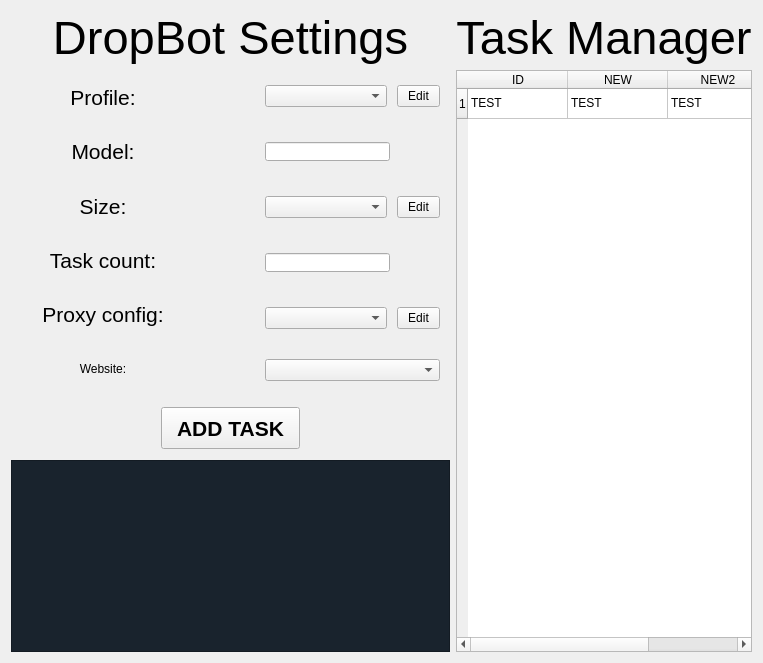
  <widget class="QWidget" name="centralwidget">
   <layout class="QHBoxLayout" name="horizontalLayout">
    <item>
     <layout class="QVBoxLayout" name="leftLayout" stretch="0,0,0">
      <property name="spacing">
       <number>6</number>
      </property>
      <property name="sizeConstraint">
       <enum>QLayout::SetDefaultConstraint</enum>
      </property>
      <item>
       <widget class="QLabel" name="DropBotLabel">
        <property name="font">
         <font>
          <family>Ubuntu</family>
          <pointsize>35</pointsize>
          <weight>50</weight>
          <italic>false</italic>
          <bold>false</bold>
         </font>
        </property>
        <property name="styleSheet">
         <string notr="true">font: 35pt &quot;Ubuntu&quot;;</string>
        </property>
        <property name="text">
         <string>DropBot Settings</string>
        </property>
        <property name="alignment">
         <set>Qt::AlignCenter</set>
        </property>
       </widget>
      </item>
      <item>
       <layout class="QGridLayout" name="GridButtonsLayout" rowstretch="0" columnstretch="0,0" columnminimumwidth="0,0">
        <property name="topMargin">
         <number>0</number>
        </property>
        <property name="bottomMargin">
         <number>0</number>
        </property>
        <property name="spacing">
         <number>0</number>
        </property>
        <item row="0" column="0">
         <layout class="QVBoxLayout" name="TextLabelLayout">
          <item>
           <widget class="QLabel" name="ProfileLabel">
            <property name="sizePolicy">
             <sizepolicy hsizetype="Minimum" vsizetype="Expanding">
              <horstretch>0</horstretch>
              <verstretch>0</verstretch>
             </sizepolicy>
            </property>
            <property name="font">
             <font>
              <family>Ubuntu</family>
              <pointsize>16</pointsize>
              <weight>50</weight>
              <italic>false</italic>
              <bold>false</bold>
              <underline>false</underline>
             </font>
            </property>
            <property name="styleSheet">
             <string notr="true">font: 16pt &quot;Ubuntu&quot;;</string>
            </property>
            <property name="text">
             <string>Profile:</string>
            </property>
            <property name="alignment">
             <set>Qt::AlignCenter</set>
            </property>
           </widget>
          </item>
          <item>
           <widget class="QLabel" name="ModelLabel">
            <property name="sizePolicy">
             <sizepolicy hsizetype="Expanding" vsizetype="Expanding">
              <horstretch>0</horstretch>
              <verstretch>0</verstretch>
             </sizepolicy>
            </property>
            <property name="font">
             <font>
              <family>Ubuntu</family>
              <pointsize>16</pointsize>
              <weight>50</weight>
              <italic>false</italic>
              <bold>false</bold>
              <underline>false</underline>
             </font>
            </property>
            <property name="styleSheet">
             <string notr="true">font: 16pt &quot;Ubuntu&quot;;</string>
            </property>
            <property name="text">
             <string>Model:</string>
            </property>
            <property name="alignment">
             <set>Qt::AlignCenter</set>
            </property>
           </widget>
          </item>
          <item>
           <widget class="QLabel" name="SizeLabel">
            <property name="sizePolicy">
             <sizepolicy hsizetype="Minimum" vsizetype="Expanding">
              <horstretch>0</horstretch>
              <verstretch>0</verstretch>
             </sizepolicy>
            </property>
            <property name="font">
             <font>
              <family>Ubuntu</family>
              <pointsize>16</pointsize>
              <weight>50</weight>
              <italic>false</italic>
              <bold>false</bold>
              <underline>false</underline>
             </font>
            </property>
            <property name="styleSheet">
             <string notr="true">font: 16pt &quot;Ubuntu&quot;;</string>
            </property>
            <property name="text">
             <string>Size:</string>
            </property>
            <property name="alignment">
             <set>Qt::AlignCenter</set>
            </property>
           </widget>
          </item>
          <item>
           <widget class="QLabel" name="TaskCountLabel">
            <property name="sizePolicy">
             <sizepolicy hsizetype="Minimum" vsizetype="Expanding">
              <horstretch>0</horstretch>
              <verstretch>0</verstretch>
             </sizepolicy>
            </property>
            <property name="font">
             <font>
              <family>Ubuntu</family>
              <pointsize>16</pointsize>
              <weight>50</weight>
              <italic>false</italic>
              <bold>false</bold>
              <underline>false</underline>
             </font>
            </property>
            <property name="styleSheet">
             <string notr="true">font: 16pt &quot;Ubuntu&quot;;</string>
            </property>
            <property name="text">
             <string>Task count:</string>
            </property>
            <property name="alignment">
             <set>Qt::AlignCenter</set>
            </property>
           </widget>
          </item>
          <item>
           <widget class="QLabel" name="ProxyConfigLabel">
            <property name="sizePolicy">
             <sizepolicy hsizetype="Minimum" vsizetype="Expanding">
              <horstretch>0</horstretch>
              <verstretch>0</verstretch>
             </sizepolicy>
            </property>
            <property name="font">
             <font>
              <family>Ubuntu</family>
              <pointsize>16</pointsize>
              <weight>50</weight>
              <italic>false</italic>
              <bold>false</bold>
              <underline>false</underline>
             </font>
            </property>
            <property name="styleSheet">
             <string notr="true">font: 16pt &quot;Ubuntu&quot;;</string>
            </property>
            <property name="text">
             <string>Proxy config:</string>
            </property>
            <property name="alignment">
             <set>Qt::AlignCenter</set>
            </property>
           </widget>
          </item>
          <item>
           <widget class="QLabel" name="WebsiteSelectLabel">
            <property name="sizePolicy">
             <sizepolicy hsizetype="Minimum" vsizetype="Expanding">
              <horstretch>0</horstretch>
              <verstretch>0</verstretch>
             </sizepolicy>
            </property>
            <property name="styleSheet">
             <string notr="true">font: 16pt &quot;Ubuntu&quot;;</string>
            </property>
            <property name="text">
             <string>Website:</string>
            </property>
            <property name="alignment">
             <set>Qt::AlignCenter</set>
            </property>
           </widget>
          </item>
         </layout>
        </item>
        <item row="0" column="1">
         <layout class="QVBoxLayout" name="LeftButtonsLayout">
          <item>
           <layout class="QHBoxLayout" name="ProfileButtonsLayout">
            <property name="leftMargin">
             <number>70</number>
            </property>
            <property name="topMargin">
             <number>15</number>
            </property>
            <property name="rightMargin">
             <number>10</number>
            </property>
            <property name="bottomMargin">
             <number>15</number>
            </property>
            <item>
             <widget class="QComboBox" name="ProfileComboBox">
              <property name="sizePolicy">
               <sizepolicy hsizetype="Expanding" vsizetype="Preferred">
                <horstretch>0</horstretch>
                <verstretch>0</verstretch>
               </sizepolicy>
              </property>
              <property name="font">
               <font>
                <family>Ubuntu</family>
               </font>
              </property>
              <property name="styleSheet">
               <string notr="true"/>
              </property>
              <property name="iconSize">
               <size>
                <width>16</width>
                <height>16</height>
               </size>
              </property>
              <property name="frame">
               <bool>true</bool>
              </property>
             </widget>
            </item>
            <item>
             <widget class="QPushButton" name="EditProfile">
              <property name="sizePolicy">
               <sizepolicy hsizetype="Preferred" vsizetype="Expanding">
                <horstretch>0</horstretch>
                <verstretch>0</verstretch>
               </sizepolicy>
              </property>
              <property name="font">
               <font>
                <family>Ubuntu</family>
               </font>
              </property>
              <property name="styleSheet">
               <string notr="true">margin-left:10; border-radius: </string>
              </property>
              <property name="text">
               <string>   Edit   </string>
              </property>
             </widget>
            </item>
           </layout>
          </item>
          <item>
           <widget class="QLineEdit" name="ModelLineEdit">
            <property name="sizePolicy">
             <sizepolicy hsizetype="Expanding" vsizetype="Expanding">
              <horstretch>0</horstretch>
              <verstretch>0</verstretch>
             </sizepolicy>
            </property>
            <property name="font">
             <font>
              <family>Ubuntu</family>
              <pointsize>10</pointsize>
             </font>
            </property>
            <property name="contextMenuPolicy">
             <enum>Qt::NoContextMenu</enum>
            </property>
            <property name="toolTip">
             <string notr="true"/>
            </property>
            <property name="styleSheet">
             <string notr="true">.QLineEdit {margin-left:70; margin-top:20; margin-bottom:20; margin-right:60;}</string>
            </property>
           </widget>
          </item>
          <item>
           <layout class="QHBoxLayout" name="SizeButtonsLayout">
            <property name="leftMargin">
             <number>70</number>
            </property>
            <property name="topMargin">
             <number>15</number>
            </property>
            <property name="rightMargin">
             <number>10</number>
            </property>
            <property name="bottomMargin">
             <number>15</number>
            </property>
            <item>
             <widget class="QComboBox" name="SizeComboBox">
              <property name="sizePolicy">
               <sizepolicy hsizetype="Expanding" vsizetype="Preferred">
                <horstretch>0</horstretch>
                <verstretch>0</verstretch>
               </sizepolicy>
              </property>
              <property name="font">
               <font>
                <family>Ubuntu</family>
               </font>
              </property>
              <property name="styleSheet">
               <string notr="true"/>
              </property>
              <property name="iconSize">
               <size>
                <width>16</width>
                <height>16</height>
               </size>
              </property>
              <property name="frame">
               <bool>true</bool>
              </property>
             </widget>
            </item>
            <item>
             <widget class="QPushButton" name="EditSize">
              <property name="sizePolicy">
               <sizepolicy hsizetype="Preferred" vsizetype="Expanding">
                <horstretch>0</horstretch>
                <verstretch>0</verstretch>
               </sizepolicy>
              </property>
              <property name="font">
               <font>
                <family>Ubuntu</family>
               </font>
              </property>
              <property name="styleSheet">
               <string notr="true">margin-left:10; border-radius: </string>
              </property>
              <property name="text">
               <string>   Edit   </string>
              </property>
             </widget>
            </item>
           </layout>
          </item>
          <item>
           <widget class="QLineEdit" name="TaskCountLineEdit">
            <property name="sizePolicy">
             <sizepolicy hsizetype="Expanding" vsizetype="Expanding">
              <horstretch>0</horstretch>
              <verstretch>0</verstretch>
             </sizepolicy>
            </property>
            <property name="font">
             <font>
              <family>Ubuntu</family>
              <pointsize>10</pointsize>
             </font>
            </property>
            <property name="contextMenuPolicy">
             <enum>Qt::NoContextMenu</enum>
            </property>
            <property name="toolTip">
             <string notr="true"/>
            </property>
            <property name="styleSheet">
             <string notr="true">.QLineEdit {margin-left:70; margin-top:20; margin-bottom:20; margin-right:60;}</string>
            </property>
            <property name="inputMethodHints">
             <set>Qt::ImhNone</set>
            </property>
            <property name="cursorMoveStyle">
             <enum>Qt::LogicalMoveStyle</enum>
            </property>
            <property name="clearButtonEnabled">
             <bool>false</bool>
            </property>
           </widget>
          </item>
          <item>
           <layout class="QHBoxLayout" name="ProxyConfigLayout">
            <property name="leftMargin">
             <number>70</number>
            </property>
            <property name="topMargin">
             <number>15</number>
            </property>
            <property name="rightMargin">
             <number>10</number>
            </property>
            <property name="bottomMargin">
             <number>15</number>
            </property>
            <item>
             <widget class="QComboBox" name="ProxyConfigComboBox">
              <property name="sizePolicy">
               <sizepolicy hsizetype="Expanding" vsizetype="Preferred">
                <horstretch>0</horstretch>
                <verstretch>0</verstretch>
               </sizepolicy>
              </property>
              <property name="font">
               <font>
                <family>Ubuntu</family>
               </font>
              </property>
              <property name="autoFillBackground">
               <bool>false</bool>
              </property>
              <property name="styleSheet">
               <string notr="true"/>
              </property>
              <property name="iconSize">
               <size>
                <width>16</width>
                <height>16</height>
               </size>
              </property>
              <property name="frame">
               <bool>true</bool>
              </property>
             </widget>
            </item>
            <item>
             <widget class="QPushButton" name="ProxyConfigEdit">
              <property name="sizePolicy">
               <sizepolicy hsizetype="Fixed" vsizetype="Expanding">
                <horstretch>0</horstretch>
                <verstretch>0</verstretch>
               </sizepolicy>
              </property>
              <property name="font">
               <font>
                <family>Ubuntu</family>
               </font>
              </property>
              <property name="styleSheet">
               <string notr="true">margin-left:10; border-radius: </string>
              </property>
              <property name="text">
               <string>   Edit   </string>
              </property>
             </widget>
            </item>
           </layout>
          </item>
          <item>
           <layout class="QHBoxLayout" name="WebsiteSelectLayout">
            <property name="leftMargin">
             <number>70</number>
            </property>
            <property name="topMargin">
             <number>15</number>
            </property>
            <property name="rightMargin">
             <number>10</number>
            </property>
            <property name="bottomMargin">
             <number>15</number>
            </property>
            <item>
             <widget class="QComboBox" name="WebsiteSelectComboBox">
              <property name="sizePolicy">
               <sizepolicy hsizetype="Expanding" vsizetype="Preferred">
                <horstretch>0</horstretch>
                <verstretch>0</verstretch>
               </sizepolicy>
              </property>
              <property name="font">
               <font>
                <family>Ubuntu</family>
               </font>
              </property>
             </widget>
            </item>
           </layout>
          </item>
         </layout>
        </item>
       </layout>
      </item>
      <item>
       <layout class="QVBoxLayout" name="LeftDownLayout">
        <item>
         <layout class="QHBoxLayout" name="horizontalLayout_2">
          <item>
           <widget class="QPushButton" name="CreateTaskButton">
            <property name="sizePolicy">
             <sizepolicy hsizetype="Minimum" vsizetype="Fixed">
              <horstretch>0</horstretch>
              <verstretch>0</verstretch>
             </sizepolicy>
            </property>
            <property name="font">
             <font>
              <family>Ubuntu</family>
              <pointsize>16</pointsize>
              <weight>75</weight>
              <bold>true</bold>
             </font>
            </property>
            <property name="styleSheet">
             <string notr="true">margin-left: 150; margin-right:150; margin-top: 5; margin-bottom: 5; height: 40px; padding-left: 15px; padding-right:15px;</string>
            </property>
            <property name="text">
             <string>ADD TASK</string>
            </property>
           </widget>
          </item>
         </layout>
        </item>
        <item>
         <widget class="QTextEdit" name="LogOutput">
          <property name="sizePolicy">
           <sizepolicy hsizetype="Expanding" vsizetype="Expanding">
            <horstretch>0</horstretch>
            <verstretch>0</verstretch>
           </sizepolicy>
          </property>
          <property name="palette">
           <palette>
            <active>
             <colorrole role="WindowText">
              <brush brushstyle="SolidPattern">
               <color alpha="255">
                <red>240</red>
                <green>240</green>
                <blue>240</blue>
               </color>
              </brush>
             </colorrole>
             <colorrole role="Button">
              <brush brushstyle="SolidPattern">
               <color alpha="255">
                <red>25</red>
                <green>35</green>
                <blue>45</blue>
               </color>
              </brush>
             </colorrole>
             <colorrole role="Text">
              <brush brushstyle="SolidPattern">
               <color alpha="255">
                <red>240</red>
                <green>240</green>
                <blue>240</blue>
               </color>
              </brush>
             </colorrole>
             <colorrole role="ButtonText">
              <brush brushstyle="SolidPattern">
               <color alpha="255">
                <red>240</red>
                <green>240</green>
                <blue>240</blue>
               </color>
              </brush>
             </colorrole>
             <colorrole role="Base">
              <brush brushstyle="SolidPattern">
               <color alpha="255">
                <red>25</red>
                <green>35</green>
                <blue>45</blue>
               </color>
              </brush>
             </colorrole>
             <colorrole role="Window">
              <brush brushstyle="SolidPattern">
               <color alpha="255">
                <red>25</red>
                <green>35</green>
                <blue>45</blue>
               </color>
              </brush>
             </colorrole>
             <colorrole role="Highlight">
              <brush brushstyle="SolidPattern">
               <color alpha="255">
                <red>20</red>
                <green>100</green>
                <blue>160</blue>
               </color>
              </brush>
             </colorrole>
             <colorrole role="HighlightedText">
              <brush brushstyle="SolidPattern">
               <color alpha="255">
                <red>240</red>
                <green>240</green>
                <blue>240</blue>
               </color>
              </brush>
             </colorrole>
             <colorrole role="NoRole">
              <brush brushstyle="SolidPattern">
               <color alpha="255">
                <red>236</red>
                <green>236</green>
                <blue>226</blue>
               </color>
              </brush>
             </colorrole>
             <colorrole role="PlaceholderText">
              <brush brushstyle="NoBrush">
               <color alpha="128">
                <red>240</red>
                <green>240</green>
                <blue>240</blue>
               </color>
              </brush>
             </colorrole>
            </active>
            <inactive>
             <colorrole role="WindowText">
              <brush brushstyle="SolidPattern">
               <color alpha="255">
                <red>240</red>
                <green>240</green>
                <blue>240</blue>
               </color>
              </brush>
             </colorrole>
             <colorrole role="Button">
              <brush brushstyle="SolidPattern">
               <color alpha="255">
                <red>25</red>
                <green>35</green>
                <blue>45</blue>
               </color>
              </brush>
             </colorrole>
             <colorrole role="Text">
              <brush brushstyle="SolidPattern">
               <color alpha="255">
                <red>240</red>
                <green>240</green>
                <blue>240</blue>
               </color>
              </brush>
             </colorrole>
             <colorrole role="ButtonText">
              <brush brushstyle="SolidPattern">
               <color alpha="255">
                <red>240</red>
                <green>240</green>
                <blue>240</blue>
               </color>
              </brush>
             </colorrole>
             <colorrole role="Base">
              <brush brushstyle="SolidPattern">
               <color alpha="255">
                <red>25</red>
                <green>35</green>
                <blue>45</blue>
               </color>
              </brush>
             </colorrole>
             <colorrole role="Window">
              <brush brushstyle="SolidPattern">
               <color alpha="255">
                <red>25</red>
                <green>35</green>
                <blue>45</blue>
               </color>
              </brush>
             </colorrole>
             <colorrole role="Highlight">
              <brush brushstyle="SolidPattern">
               <color alpha="255">
                <red>20</red>
                <green>100</green>
                <blue>160</blue>
               </color>
              </brush>
             </colorrole>
             <colorrole role="HighlightedText">
              <brush brushstyle="SolidPattern">
               <color alpha="255">
                <red>240</red>
                <green>240</green>
                <blue>240</blue>
               </color>
              </brush>
             </colorrole>
             <colorrole role="NoRole">
              <brush brushstyle="SolidPattern">
               <color alpha="255">
                <red>0</red>
                <green>0</green>
                <blue>0</blue>
               </color>
              </brush>
             </colorrole>
             <colorrole role="PlaceholderText">
              <brush brushstyle="NoBrush">
               <color alpha="128">
                <red>240</red>
                <green>240</green>
                <blue>240</blue>
               </color>
              </brush>
             </colorrole>
            </inactive>
            <disabled>
             <colorrole role="WindowText">
              <brush brushstyle="SolidPattern">
               <color alpha="255">
                <red>120</red>
                <green>120</green>
                <blue>120</blue>
               </color>
              </brush>
             </colorrole>
             <colorrole role="Button">
              <brush brushstyle="SolidPattern">
               <color alpha="255">
                <red>25</red>
                <green>35</green>
                <blue>45</blue>
               </color>
              </brush>
             </colorrole>
             <colorrole role="Text">
              <brush brushstyle="SolidPattern">
               <color alpha="255">
                <red>120</red>
                <green>120</green>
                <blue>120</blue>
               </color>
              </brush>
             </colorrole>
             <colorrole role="ButtonText">
              <brush brushstyle="SolidPattern">
               <color alpha="255">
                <red>120</red>
                <green>120</green>
                <blue>120</blue>
               </color>
              </brush>
             </colorrole>
             <colorrole role="Base">
              <brush brushstyle="SolidPattern">
               <color alpha="255">
                <red>25</red>
                <green>35</green>
                <blue>45</blue>
               </color>
              </brush>
             </colorrole>
             <colorrole role="Window">
              <brush brushstyle="SolidPattern">
               <color alpha="255">
                <red>25</red>
                <green>35</green>
                <blue>45</blue>
               </color>
              </brush>
             </colorrole>
             <colorrole role="Highlight">
              <brush brushstyle="SolidPattern">
               <color alpha="255">
                <red>20</red>
                <green>80</green>
                <blue>110</blue>
               </color>
              </brush>
             </colorrole>
             <colorrole role="HighlightedText">
              <brush brushstyle="SolidPattern">
               <color alpha="255">
                <red>120</red>
                <green>120</green>
                <blue>120</blue>
               </color>
              </brush>
             </colorrole>
             <colorrole role="NoRole">
              <brush brushstyle="SolidPattern">
               <color alpha="255">
                <red>0</red>
                <green>0</green>
                <blue>0</blue>
               </color>
              </brush>
             </colorrole>
             <colorrole role="PlaceholderText">
              <brush brushstyle="NoBrush">
               <color alpha="128">
                <red>240</red>
                <green>240</green>
                <blue>240</blue>
               </color>
              </brush>
             </colorrole>
            </disabled>
           </palette>
          </property>
          <property name="font">
           <font>
            <family>Ubuntu</family>
            <pointsize>10</pointsize>
           </font>
          </property>
          <property name="focusPolicy">
           <enum>Qt::NoFocus</enum>
          </property>
          <property name="contextMenuPolicy">
           <enum>Qt::NoContextMenu</enum>
          </property>
          <property name="layoutDirection">
           <enum>Qt::LeftToRight</enum>
          </property>
          <property name="autoFillBackground">
           <bool>true</bool>
          </property>
          <property name="styleSheet">
           <string notr="true"/>
          </property>
          <property name="frameShadow">
           <enum>QFrame::Plain</enum>
          </property>
          <property name="lineWidth">
           <number>0</number>
          </property>
          <property name="documentTitle">
           <string notr="true"/>
          </property>
          <property name="undoRedoEnabled">
           <bool>false</bool>
          </property>
          <property name="readOnly">
           <bool>true</bool>
          </property>
          <property name="html">
           <string>&lt;!DOCTYPE HTML PUBLIC &quot;-//W3C//DTD HTML 4.0//EN&quot; &quot;http://www.w3.org/TR/REC-html40/strict.dtd&quot;&gt;
&lt;html&gt;&lt;head&gt;&lt;meta name=&quot;qrichtext&quot; content=&quot;1&quot; /&gt;&lt;style type=&quot;text/css&quot;&gt;
p, li { white-space: pre-wrap; }
&lt;/style&gt;&lt;/head&gt;&lt;body style=&quot; font-family:'Ubuntu'; font-size:10pt; font-weight:400; font-style:normal;&quot;&gt;
&lt;p style=&quot;-qt-paragraph-type:empty; margin-top:0px; margin-bottom:0px; margin-left:0px; margin-right:0px; -qt-block-indent:0; text-indent:0px;&quot;&gt;&lt;br /&gt;&lt;/p&gt;&lt;/body&gt;&lt;/html&gt;</string>
          </property>
         </widget>
        </item>
       </layout>
      </item>
     </layout>
    </item>
    <item>
     <layout class="QVBoxLayout" name="RightLayout" stretch="0,0">
      <property name="sizeConstraint">
       <enum>QLayout::SetDefaultConstraint</enum>
      </property>
      <item>
       <widget class="QLabel" name="TaskManagerLabel">
        <property name="sizePolicy">
         <sizepolicy hsizetype="Preferred" vsizetype="Fixed">
          <horstretch>0</horstretch>
          <verstretch>0</verstretch>
         </sizepolicy>
        </property>
        <property name="font">
         <font>
          <family>Ubuntu</family>
          <pointsize>35</pointsize>
          <weight>50</weight>
          <italic>false</italic>
          <bold>false</bold>
         </font>
        </property>
        <property name="styleSheet">
         <string notr="true">font: 35pt &quot;Ubuntu&quot;;</string>
        </property>
        <property name="text">
         <string>Task Manager</string>
        </property>
        <property name="alignment">
         <set>Qt::AlignCenter</set>
        </property>
       </widget>
      </item>
      <item>
       <widget class="QTableWidget" name="tableWidget">
        <row>
         <property name="text">
          <string>1</string>
         </property>
        </row>
        <column>
         <property name="text">
          <string>ID</string>
         </property>
        </column>
        <column>
         <property name="text">
          <string>NEW</string>
         </property>
        </column>
        <column>
         <property name="text">
          <string>NEW2</string>
         </property>
        </column>
        <item row="0" column="0">
         <property name="text">
          <string>TEST</string>
         </property>
        </item>
        <item row="0" column="1">
         <property name="text">
          <string>TEST</string>
         </property>
        </item>
        <item row="0" column="2">
         <property name="text">
          <string>TEST</string>
         </property>
        </item>
       </widget>
      </item>
     </layout>
    </item>
   </layout>
  </widget>
